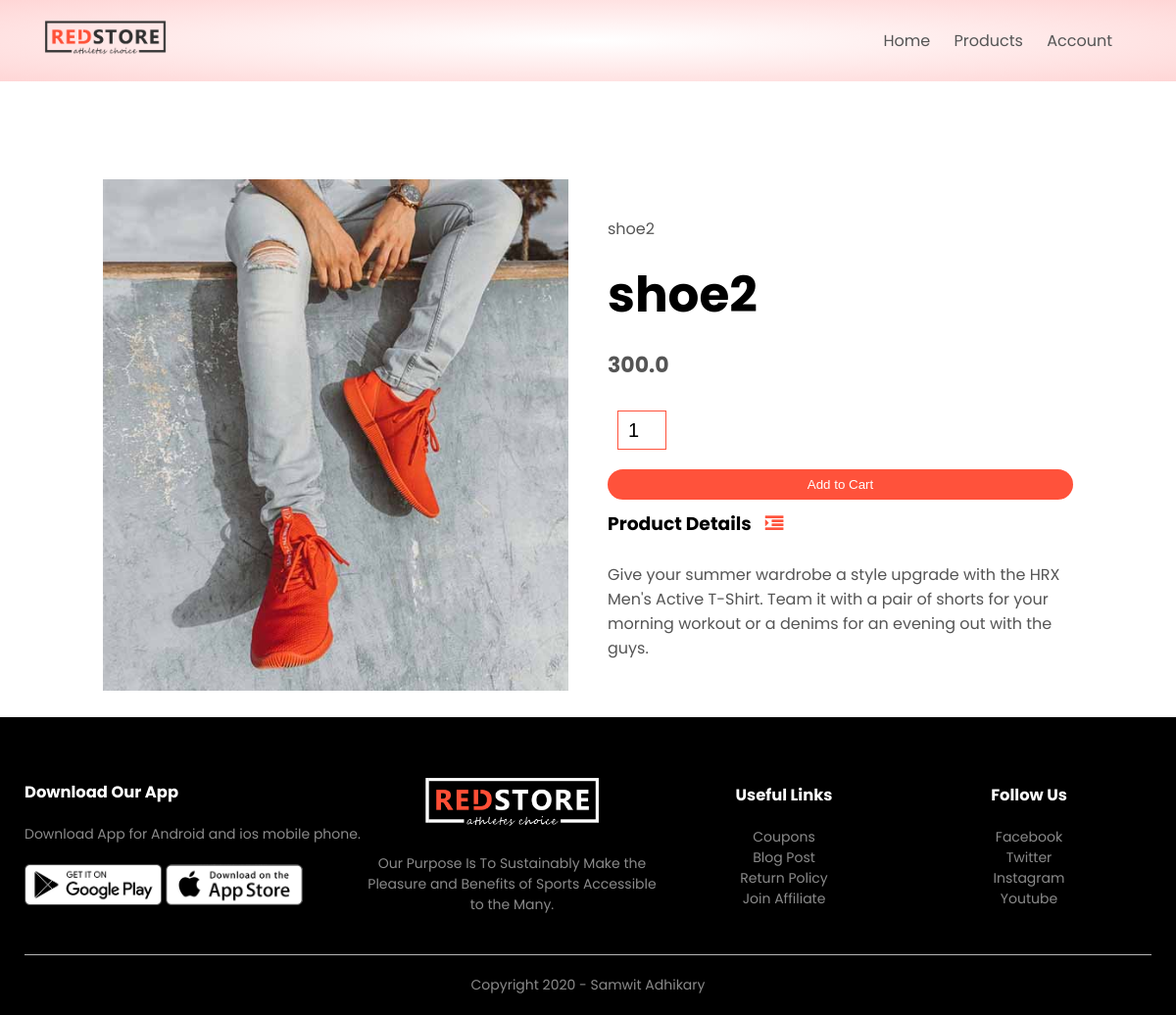
The page /product_details/5 on the database its author committed.
### products/models.py (models this page shows, shortened)
class Product(models.Model):
    LIVE=1
    DELETE=0
    DELETE_CHOICES=((LIVE,'Live'),(DELETE,'Delete'))
    title=models.CharField(max_length=250)
    price=models.FloatField()
    description=models.TextField()
    image=models.ImageField(upload_to='media/')
    priority=models.IntegerField(default=0)
    delete_status=models.IntegerField(choices=DELETE_CHOICES,default=LIVE)
    created_at=models.DateTimeField(auto_now_add=True)
    updated_at=models.DateTimeField(auto_now=True)

### products/views.py (the view)
# urls.py: path("product_details/<pk>",views.detail_product,name="detail_product")
def detail_product(request,pk):
    product=Product.objects.get(pk=pk)
    context={'product':product}
    return render(request,'product_detail.html',context)

### templates/product_detail.html (shortened to what this page needs)
{% extends 'blank_layout.html' %}
{% block content %}
{% include 'product_description.html' %}
{% endblock content%}

### templates/product_description.html (shortened to what this page needs)
{% load static %}
<div class="small-container single-product">
    <div class="row">
        <div class="col-2">
            <img src="{{ product.image.url }}" width="100%" id="ProductImg">
        </div>
        <div class="col-2">
            <p>{{product.title}}</p>
            <h1>{{product.title}}</h1>
            <h4>{{product.price}}</h4>
            <form action="{% url 'add_to_cart' %}" enctype="multipart/form-data " method="post">
                <input type="number" name="quantity" value="1">
                <button class="btn" type="submit">Add to Cart</button>
            </form>
            <h3>Product Details <i class="fa fa-indent"></i></h3>
            <br>
            <p>{{product.description}}</p>
        </div>
    </div>
</div>

### static/css/style.css (style rules this page uses)
* { margin: 0; padding: 0; box-sizing: border-box; }
body { font-family: 'Poppins', sans-serif; }
p { color: #555; }
.row { display: flex; align-items: center; flex-wrap: wrap; justify-content: space-around; }
.col-2 { flex-basis: 50%; min-width: 300px; }
.col-2 img { max-width: 100%; padding: 50px 0; }
.col-2 h1 { font-size: 50px; line-height: 60px; margin: 25px 0; }
.btn { display: inline-block; background: #ff523b; color: white; padding: 8px 30px; margin: 30px 0; border-radius: 30px; transition: background 0.5s; }
.small-container { max-width: 1080px; margin: auto; padding-left: 25px; padding-right: 25px; }
h4 { color: #555; font-weight: normal; }
.single-product { margin-top: 80px; }
.single-product .col-2 img { padding: 0; }
.single-product .col-2 { padding: 20px; }
.single-product h4 { margin: 20px 0; font-size: 22px; font-weight: bold; }
.single-product input { width: 50px; height: 40px; padding-left: 10px; font-size: 20px; margin-left: 10px; border: 1px solid #ff523b; margin-right: 10px; }
.single-product .fa { color: #ff523b; margin-left: 10px; }
form input { width: 100%; height: 30px; margin: 10px 0; padding: 0 10px; border: 1px solid #ccc; }
form .btn { width: 100%; border: none; cursor: pointer; margin: 10px 0; }

### rows shown on the page
Product: image (picture), title "shoe2", price "300.0", description "Give your summer wardrobe a style upgrade with the HRX Men's Active T-Shirt. Team it with a pair of shorts for your morning workout or a denims for an evening out with the guys."
